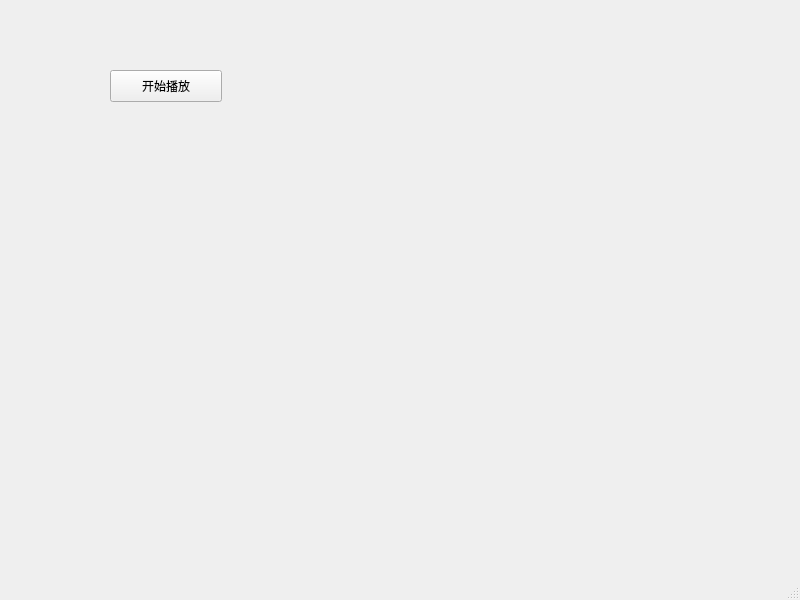
<?xml version="1.0" encoding="UTF-8"?>
<ui version="4.0">
 <class>MainWindow</class>
 <widget class="QMainWindow" name="MainWindow">
  <property name="geometry">
   <rect>
    <x>0</x>
    <y>0</y>
    <width>800</width>
    <height>600</height>
   </rect>
  </property>
  <property name="windowTitle">
   <string>MainWindow</string>
  </property>
  <widget class="QWidget" name="centralwidget">
   <widget class="QPushButton" name="playButton">
    <property name="geometry">
     <rect>
      <x>110</x>
      <y>70</y>
      <width>112</width>
      <height>32</height>
     </rect>
    </property>
    <property name="text">
     <string>开始播放</string>
    </property>
   </widget>
  </widget>
  <widget class="QMenuBar" name="menubar">
   <property name="geometry">
    <rect>
     <x>0</x>
     <y>0</y>
     <width>800</width>
     <height>22</height>
    </rect>
   </property>
  </widget>
  <widget class="QStatusBar" name="statusbar"/>
 </widget>
 <resources/>
 <connections/>
</ui>
